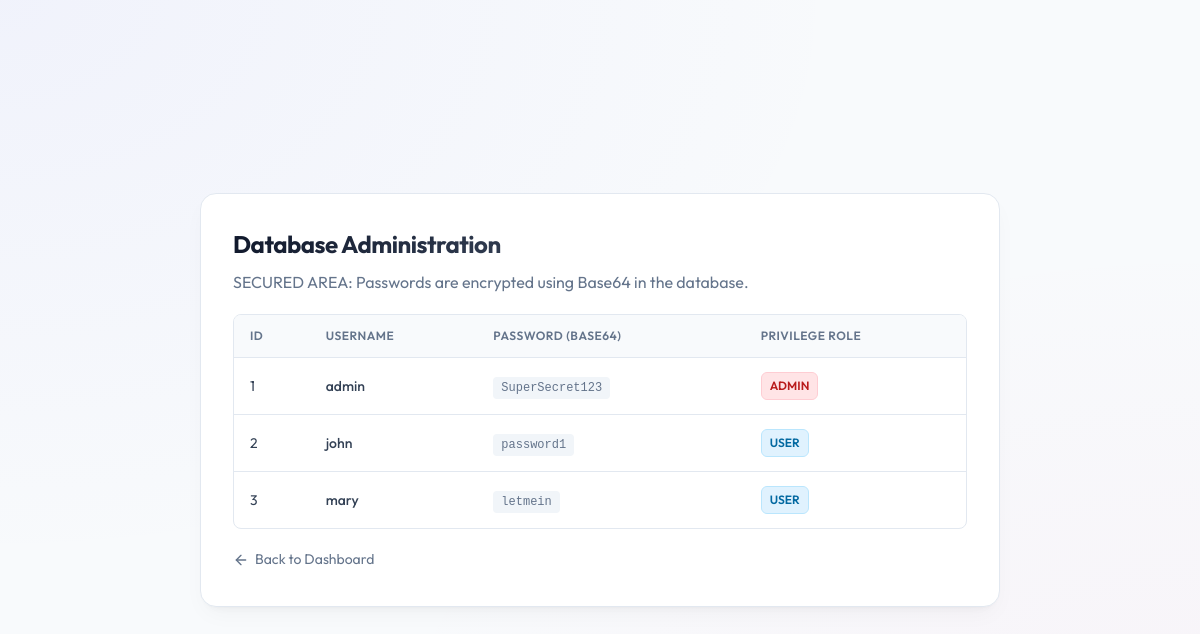
Before: /pages/admin_users.php (signed in) with the older database file.
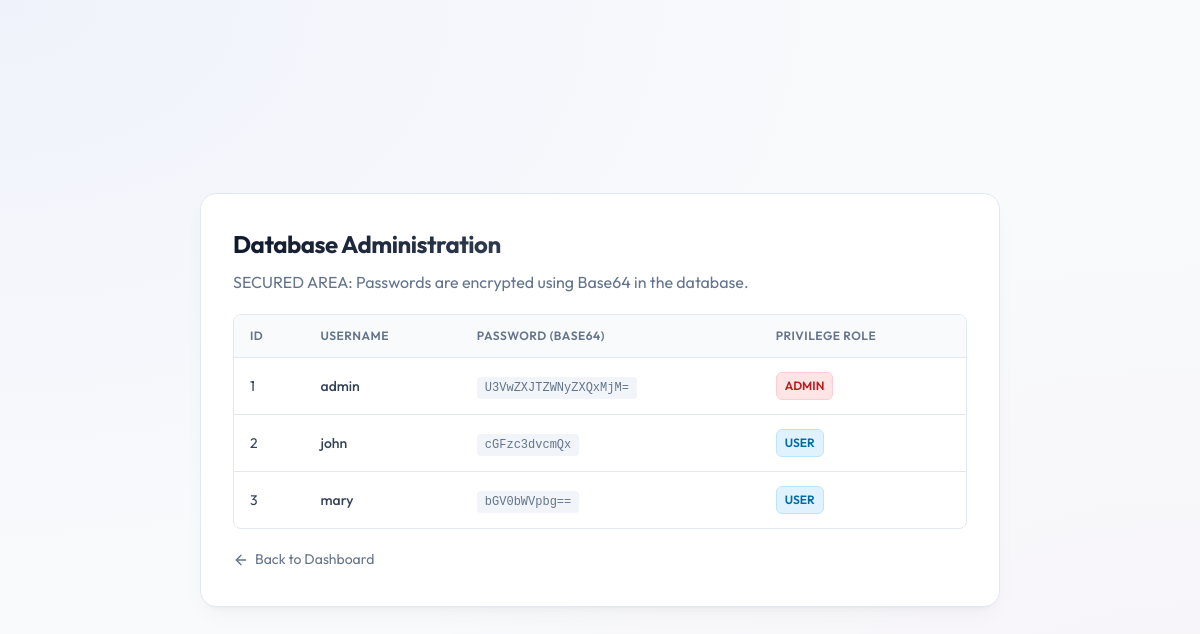
After: the same page with the newer database file.
### tables this page shows
CREATE TABLE users (
        id INTEGER PRIMARY KEY AUTOINCREMENT,
        username TEXT,
        password TEXT,
        role TEXT
    );

### pages/admin_users.php (the view, shortened to what this page needs)
<?php
require_once __DIR__ . '/../includes/db.php';
    ?>
    <?php
$users = $pdo->query("SELECT id, username, password, role FROM users")->fetchAll(PDO::FETCH_ASSOC);
?>
<!DOCTYPE html>
<html lang="en">
<head>
    <link rel="stylesheet" href="../css/style.css">
</head>
<body>
    <div class="app-container">
        <div class="card">
            <h2 class="card-title" style="text-align: left; margin-bottom: 8px;">Database Administration</h2>
            <p>SECURED AREA: Passwords are encrypted using Base64 in the database.</p>
            <div class="table-wrapper">
                <table>
                    <thead>
                        <tr>
                            <th>ID</th>
                            <th>Username</th>
                            <th>Password (Base64)</th>
                            <th>Privilege Role</th>
                        </tr>
                    </thead>
                    <tbody>
                        <?php foreach ($users as $u): ?>
                            <tr>
                                <td><?= htmlspecialchars($u['id']) ?></td>
                                <td style="font-weight: 500;"><?= htmlspecialchars($u['username']) ?></td>
                                <td><code style="background: #f1f5f9; padding: 4px 8px; border-radius: 4px; font-size: 12px; color: var(--text-muted); font-family: monospace; word-break: break-all;"><?= htmlspecialchars($u['password']) ?></code></td>
                                <td>
                                    <span class="badge <?= $u['role'] === 'admin' ? 'badge-admin' : 'badge-user' ?>">
                                        <?= htmlspecialchars($u['role']) ?>
                                    </span>
                                </td>
                            </tr>
                        <?php endforeach; ?>
                    </tbody>
                </table>
            </div>
            <div>
                <a href="../dashboard.php" class="back-link">
                    <svg width="16" height="16" viewBox="0 0 24 24" fill="none" stroke="currentColor" stroke-width="2" stroke-linecap="round" stroke-linejoin="round"><line x1="19" y1="12" x2="5" y2="12"></line><polyline points="12 19 5 12 12 5"></polyline></svg>
                    Back to Dashboard
                </a>
            </div>
        </div>
    </div>
</body>
</html>

### css/style.css (style rules this page uses)
:root { --bg-main: #f8fafc; --bg-card: #ffffff; --border-color: #e2e8f0; --border-hover: #cbd5e1; --primary: #4f46e5; --primary-hover: #4338ca; --accent-red: #ef4444; --accent-blue: #3b82f6; --accent-green: #22c55e; --text-main: #334155; --text-muted: #64748b; --text-dark: #0f172a; --font-sans: 'Outfit', -apple-system, BlinkMacSystemFont, "Segoe UI", Roboto, sans-serif; }
* { box-sizing: border-box; margin: 0; padding: 0; }
body { background-color: var(--bg-main); background-image: radial-gradient(at 0% 0%, rgba(99, 102, 241, 0.05) 0px, transparent 50%), radial-gradient(at 100% 100%, rgba(236, 72, 153, 0.04) 0px, transparent 50%); background-attachment: fixed; color: var(--text-main); font-family: var(--font-sans); min-height: 100vh; display: flex; flex-direction: column; align-items: center; justify-content: center; padding: 20px; line-height: 1.5; }
.app-container { width: 100%; max-width: 800px; margin: 20px auto; }
.card { background: var(--bg-card); border: 1px solid var(--border-color); border-radius: 16px; padding: 32px; box-shadow: 0 10px 25px -5px rgba(0, 0, 0, 0.04), 0 8px 10px -6px rgba(0, 0, 0, 0.04), 0 1px 3px rgba(0, 0, 0, 0.02); transition: transform 0.3s ease, border-color 0.3s ease; }
.card-title { font-size: 24px; font-weight: 700; margin-bottom: 20px; background: linear-gradient(135deg, var(--text-dark) 0%, var(--text-muted) 100%); -webkit-background-clip: text; -webkit-text-fill-color: transparent; text-align: center; letter-spacing: -0.5px; }
h1, h2, h3, h4 { font-weight: 600; color: var(--text-dark); margin-bottom: 12px; }
p { color: var(--text-muted); margin-bottom: 16px; }
.table-wrapper { overflow-x: auto; margin-top: 20px; border-radius: 8px; border: 1px solid var(--border-color); }
table { width: 100%; border-collapse: collapse; text-align: left; }
th { background-color: #f8fafc; color: var(--text-muted); font-size: 12px; font-weight: 600; text-transform: uppercase; letter-spacing: 0.5px; padding: 12px 16px; border-bottom: 1px solid var(--border-color); }
td { padding: 14px 16px; border-bottom: 1px solid var(--border-color); font-size: 14px; color: var(--text-main); }
tr:last-child td { border-bottom: none; }
.badge { display: inline-block; padding: 4px 8px; border-radius: 6px; font-size: 12px; font-weight: 600; text-transform: uppercase; }
.badge-admin { background: #ffe4e6; color: #b91c1c; border: 1px solid #fecdd3; }
.badge-user { background: #e0f2fe; color: #0369a1; border: 1px solid #bae6fd; }
a.back-link { display: inline-flex; align-items: center; color: var(--text-muted); text-decoration: none; font-size: 14px; gap: 6px; margin-top: 20px; transition: color 0.2s ease; }

Changed rows visible on the page:
changed users "admin": password "SuperSecret123" → "U3VwZXJTZWNyZXQxMjM="
changed users "john": password "password1" → "cGFzc3dvcmQx"
changed users "mary": password "letmein" → "bGV0bWVpbg=="
